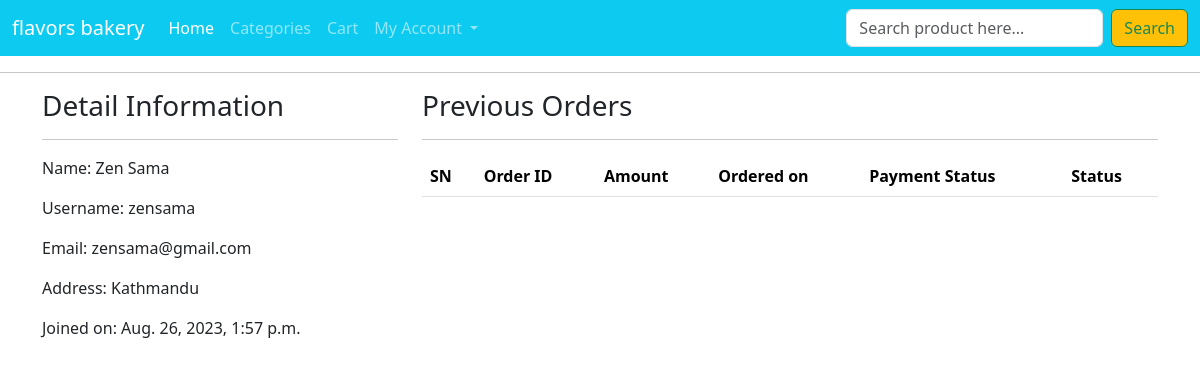
The page /profile/ (signed in) on the database as committed earlier.
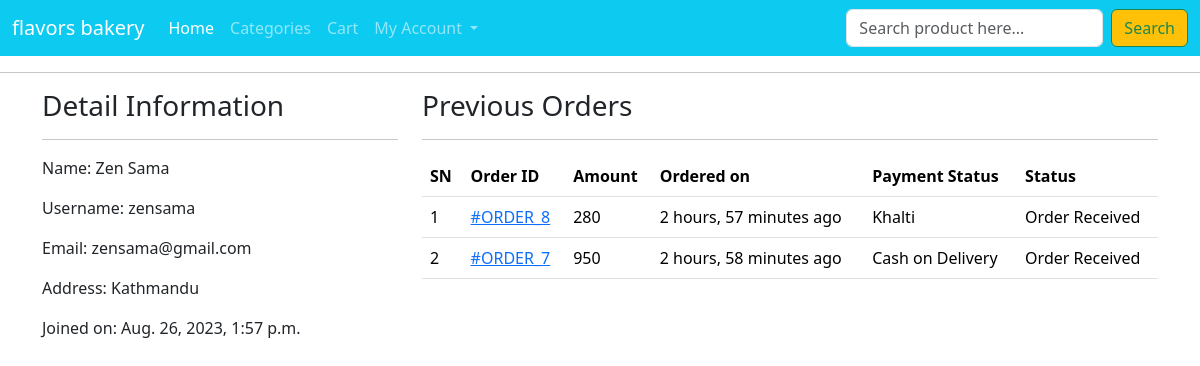
The same page on the database as committed later.
### ecomapp/models.py (models this page shows, shortened)
class Customer(models.Model):
    user = models.OneToOneField(User,on_delete=models.CASCADE)
    full_name = models.CharField(max_length=200)
    address = models.CharField(max_length=200)
    joined_on = models.DateTimeField(auto_now_add=True)

class Order(models.Model):
    cart = models.OneToOneField(Cart, on_delete=models.CASCADE)
    ordered_by = models.CharField(max_length=200)
    shipping_address = models.CharField(max_length=200)
    mobile = models.CharField(max_length=10)
    email = models.EmailField()
    subtotal = models.PositiveIntegerField()
    discount = models.PositiveIntegerField()
    total = models.PositiveIntegerField()
    order_status = models.CharField(max_length=50, choices=ORDER_STATUS)
    created_at = models.DateTimeField(auto_now_add=True)
    payment_method = models.CharField(max_length=20, choices=METHOD, default="Cash On Delivery")  # Corrected line
    payment_completed = models.BooleanField(default=False, null=True, blank=True)

### ecomapp/views.py (the view)
# urls.py: path("profile/",CustomerProfileView.as_view(),name='customerprofile'),
class CustomerProfileView(TemplateView):
    template_name = "customerprofile.html"
    def dispatch(self, request, *args, **kwargs):
        if request.user.is_authenticated and Customer.objects.filter(user=request.user).exists():
            pass
        else:
            return redirect("/login/?next=/profile/")
        return super().dispatch(request, *args, **kwargs)
    def get_context_data(self, **kwargs):
        context = super().get_context_data(**kwargs)
        customer = self.request.user.customer
        context['customer'] = customer
        orders = Order.objects.filter(cart__customer=customer).order_by("-id")
        context["orders"] = orders
        return context

### templates/customerprofile.html (shortened to what this page needs)
{% extends 'base.html' %}
{% block content %}
<div class="container">
    <div class="row">
        <div class="col-md-4">
            <h3>Detail Information</h3><hr>
            <p><span class="font-weight-bold">Name: </span> {{customer.full_name}}</p>
            <p><span class="font-weight-bold">Username: </span> {{customer.user.username}}</p>
            <p><span class="font-weight-bold">Email: </span> {{customer.user.email}}</p>
            <p><span class="font-weight-bold">Address: </span> {{customer.address}}</p>
            <p><span class="font-weight-bold">Joined on: </span> {{customer.joined_on}}</p>
        </div>
        <div class="col-md-8">
            <h3>Previous Orders</h3>
            <hr>
            <table class="table">
                <thead>
                    <tr>
                        <th>SN</th>
                        <th>Order ID</th>
                        <th>Amount</th>
                        <th>Ordered on</th>
                        <th>Payment Status</th>
                        <th>Status</th>
                    </tr>
                </thead>
                <tbody>
                    {% for ord in orders %}
                    <tr>
                        <td>{{forloop.counter}}</td>
                        <td><a href="{% url 'ecomapp:customerorderdetail' ord.pk %}"> #ORDER_{{ord.id}}</a></td>
                        <td>{{ord.total}}</td>
                        <td>{{ord.created_at|timesince}} ago</td>
                        <td>{{ord.payment_method}}{% if ord.payment_completed %} | Successful{% elif ord_obj.payment_method == "Cash On DELIVERY" %}Failed{% endif %}</td>
                        <td>{{ord.order_status}}</td>
                    </tr>
                    {% endfor %}
                </tbody>
            </table>
        </div>
    </div>
</div>
{% endblock %}

### templates/base.html (shortened to what this page needs)
<!DOCTYPE html>
<html lang="en">
<head>
    <link href="https://cdn.jsdelivr.net/npm/bootstrap@5.3.1/dist/css/bootstrap.min.css" rel="stylesheet">
</head>
<body>
<nav class="navbar navbar-expand-lg navbar-dark bg-info">
            <div class="container-fluid">
              <a class="navbar-brand" href="{% url 'ecomapp:home' %}">flavors bakery</a>
              <div class="collapse navbar-collapse" id="navbarSupportedContent">
                <ul class="navbar-nav me-auto mb-2 mb-lg-0">
                  <li class="nav-item">
                    <a class="nav-link active" aria-current="page" href="{% url 'ecomapp:home' %}">Home</a>
                  </li>
                  <li class="nav-item">
                    <a class="nav-link" href="{% url 'ecomapp:allproducts' %}">Categories</a>
                  </li>
                  <li class="nav-item">
                    <a class="nav-link" href="{% url 'ecomapp:mycart' %}">Cart</a>
                  </li>
                  <li class="nav-item dropdown">
                    <a class="nav-link dropdown-toggle" href="#" role="button" data-bs-toggle="dropdown" aria-expanded="false">
                      My Account
                    </a>
                        {% if request.user.customer %}
                        <a class="dropdown-item" href="{% url 'ecomapp:customerprofile' %}">My Profile</a></li>
                    {% else %}
                    <a class="dropdown-item" href="{% url 'ecomapp:customerregistration' %}">Register</a>
                    <a class="dropdown-item" href="{% url 'ecomapp:customerlogin' %}">Login</a>
                    {% endif %}</ul>
                <form class="d-flex" role="search" action="{% url 'ecomapp:search' %}" method="GET">
                  <input class="form-control me-2" name="keyword" type="search" placeholder="Search product here..." aria-label="Search">
                  <button class="btn btn-outline-success btn-warning" type="submit">Search</button>
                </form>
              </div>
            </div>
          </nav>
    <hr/>
{% block content %}{% endblock content %}
   </body>
</html>

Rows that differ between the two databases and show on the page:
added Order: id "8", total "280", created_at "2 hours, 57 minutes", payment_method "Khalti", order_status "Order Received"
added Order: id "7", total "950", created_at "2 hours, 58 minutes", payment_method "Cash on Delivery", order_status "Order Received"
